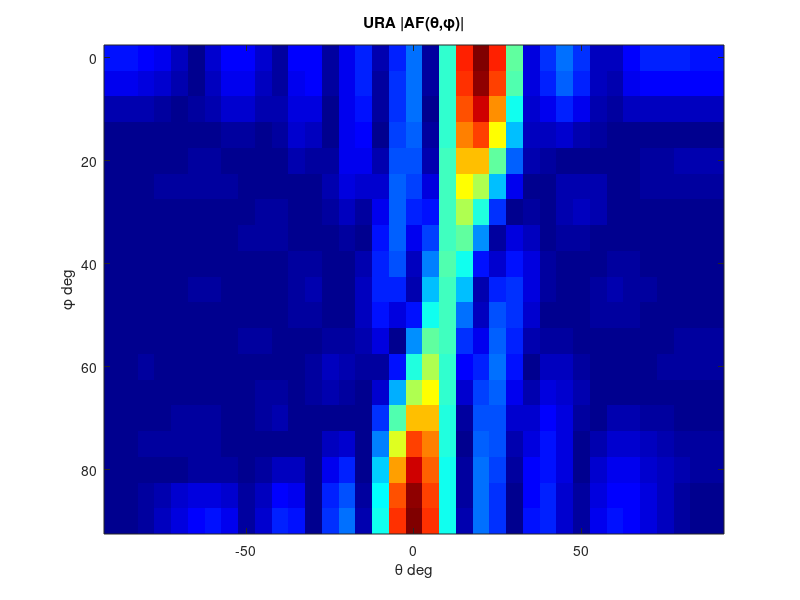

Source code (MATLAB):
% Плоская решётка (URA)
% Двумерная диаграмма сетки Nx×Ny

Nx = 8; Ny = 8; thetaScan = 20;
thv = -90:5:90; phv = 0:5:90;
AFp = zeros(numel(phv), numel(thv));
for ip = 1:numel(phv)
    for it = 1:numel(thv)
        s = 0;
        for ix = 1:Nx
            for iy = 1:Ny
                s = s + exp(1i*pi*((ix-1)*sind(thv(it))*cosd(phv(ip)) + (iy-1)*sind(thv(it))*sind(phv(ip)) - (ix-1)*sind(thetaScan)*cosd(phv(ip))));
            end
        end
        AFp(ip,it) = abs(s)/(Nx*Ny);
    end
end
figure;
imagesc(thv, phv, AFp);
colormap('jet');
title('URA |AF(\theta,\phi)|');
xlabel('\theta deg'); ylabel('\phi deg');

%{
@play
{
 "title": "Плоская решётка (URA)",
 "groups": [
  {
   "name": "Сетка",
   "controls": [
    {
     "var": "Nx",
     "label": "Nx",
     "min": 4,
     "max": 16,
     "step": 2,
     "default": 8
    },
    {
     "var": "Ny",
     "label": "Ny",
     "min": 4,
     "max": 16,
     "step": 2,
     "default": 8
    },
    {
     "var": "thetaScan",
     "label": "θ скан",
     "min": -60,
     "max": 60,
     "step": 5,
     "default": 20
    }
   ]
  }
 ]
}
%}
